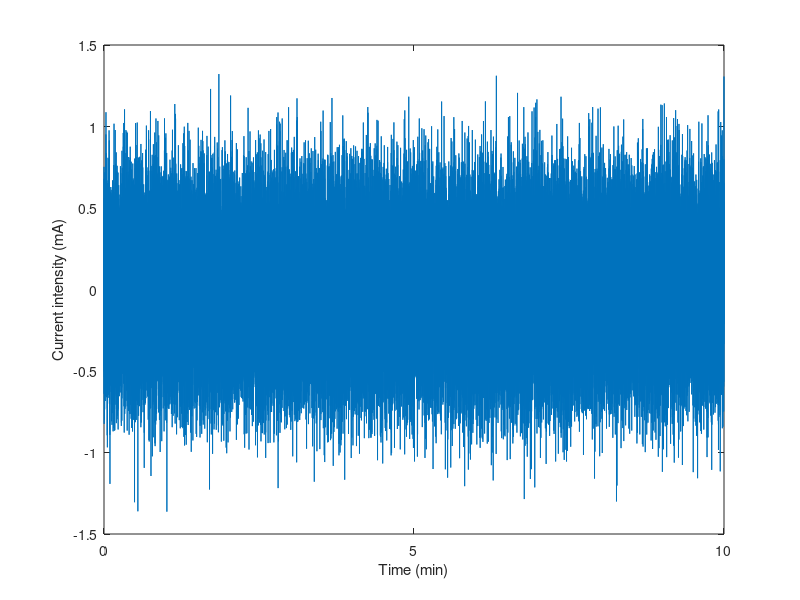

This chart was generated by the following MATLAB code: (Note: this script raises an error after producing the figure.)
close all
%tRNS
figure
Fs = 100;
t = 0:1/Fs/60:10;
n = length(t);
std = 0.333;
y = std.*randn(n,1);
plot(t,y)
ylabel('Current intensity (mA)')
xlabel('Time (min)')
xticks([0 5 10])
ax = gca;
ax.YGrid = 'on';
set(gca,'FontSize',18)
set(gca, 'FontName', 'Arial')
box off
set(gcf, 'Position',  [77 1211 435 166])
% tDCS
figure
y = ones(1,n)*1;
t_ramp = 0.5/(1/Fs/60);
y(1:t_ramp) = (1/0.5) * t(1:t_ramp);
y(end-t_ramp+1:end) = -(1/0.5) * t(1:t_ramp)+1;
plot(t,y)
ylabel('Current intensity (mA)')
xlabel('Time (min)')
xticks([0 5 10])
ax = gca;
ax.YGrid = 'on';
set(gca,'FontSize',18)
set(gca, 'FontName', 'Arial')
box off
set(gcf, 'Position',  [77 1211 435 166])
ylim([-2 2])
% Sham
figure
y = zeros(1,n);
t_ramp = 0.5/(1/Fs/60);
y(1:t_ramp) = (1/0.5) * t(1:t_ramp);
y(end-t_ramp+1:end) = -(1/0.5) * t(1:t_ramp)+1;
plot(t,y)
ylabel('Current intensity (mA)')
xlabel('Time (min)')
xticks([0 5 10])
ax = gca;
ax.YGrid = 'on';
set(gca,'FontSize',18)
set(gca, 'FontName', 'Arial')
box off
set(gcf, 'Position',  [77 1211 435 166])
ylim([-2 2])